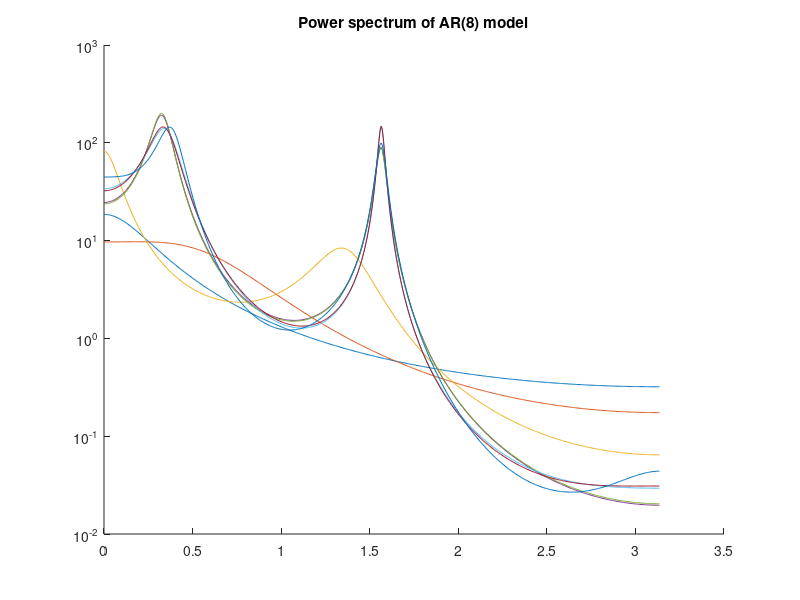
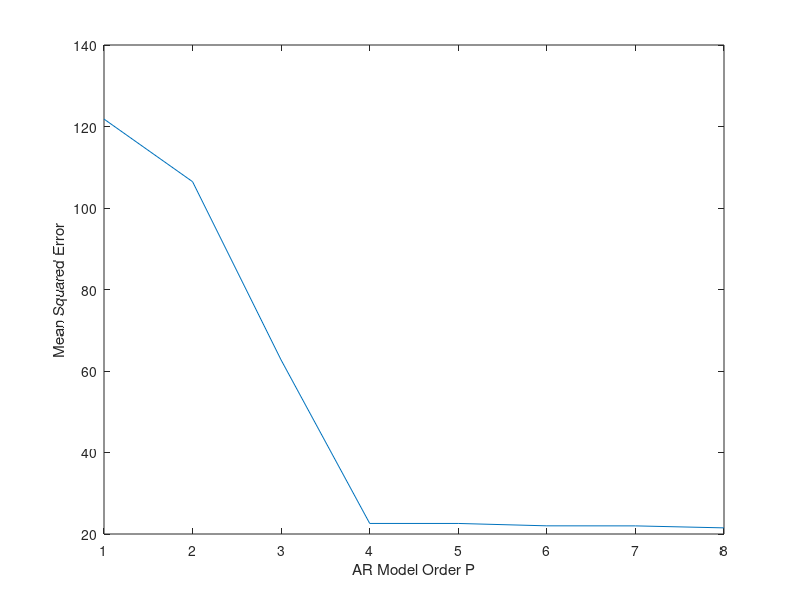

The MATLAB script that drew these images, in order:
clear all; clc; close all;

% Create AR(4) Model
N=100;
P_order=4;

% Define pole method for AR
pole(1)=0.99*exp(j*0.5*pi);
pole(3)=conj(pole(1));
pole(2)=0.97*exp(j*0.1*pi);
pole(4)=conj(pole(2));
a = poly(pole); %Makes polynomial with those poles to produce the AR model

% Put actual AR Parameters into vector
theta = -a(2:end);


% [x_in, Fs] = audioread('Sound Files/armst_37_orig.wav.'); 
% x = x_in;
% N = length(x);
% % Error
m_e = 0; var_e=5;
e = m_e + randn(N,1)*var_e;
% x = x ;

% Past data points assumed to be zero:
x=filter(1,a,e);

figure; hold on
for P = 1:8
    
    for i = 1:P
        G(:,i) = [zeros(i,1); x(1:N-i)];
    end
    
    m_theta = zeros(P,1); cov_theta = 5*eye(P); 
    phi = G'*G + var_e*inv(cov_theta);
    The = G'*x  + var_e*inv(cov_theta)*m_theta;
    theta_MAP{P} = inv(phi)*The;
    ML{P} = inv(G'*G)*G'*x;
    
    front = 1/((2*pi)^(P/2) * sqrt(det(cov_theta)) * sqrt(det(phi)) * (2*pi*var_e)^((N-P)/2));
    exp_term = -(1/(2*var_e)) * (x'*x + var_e * m_theta' * inv(cov_theta) * m_theta - The'*theta_MAP{P});
    pM = front * exp(exp_term); pM(P) = pM(1,1);
    
    % Compute MSE
    x_MAP{P} = G * theta_MAP{P};
    e_MAP(P) = sum((x_MAP{P}-x).^2)/N;
    
    a = [1 -theta_MAP{P}'];
    [H,w]=freqz(1,a);
    semilogy(w,abs(H).^2)
    title(['Power spectrum of AR(', num2str(P), ') model'])
end
figure; plot(e_MAP);
xlabel('AR Model Order P')
ylabel('Mean Squared Error')